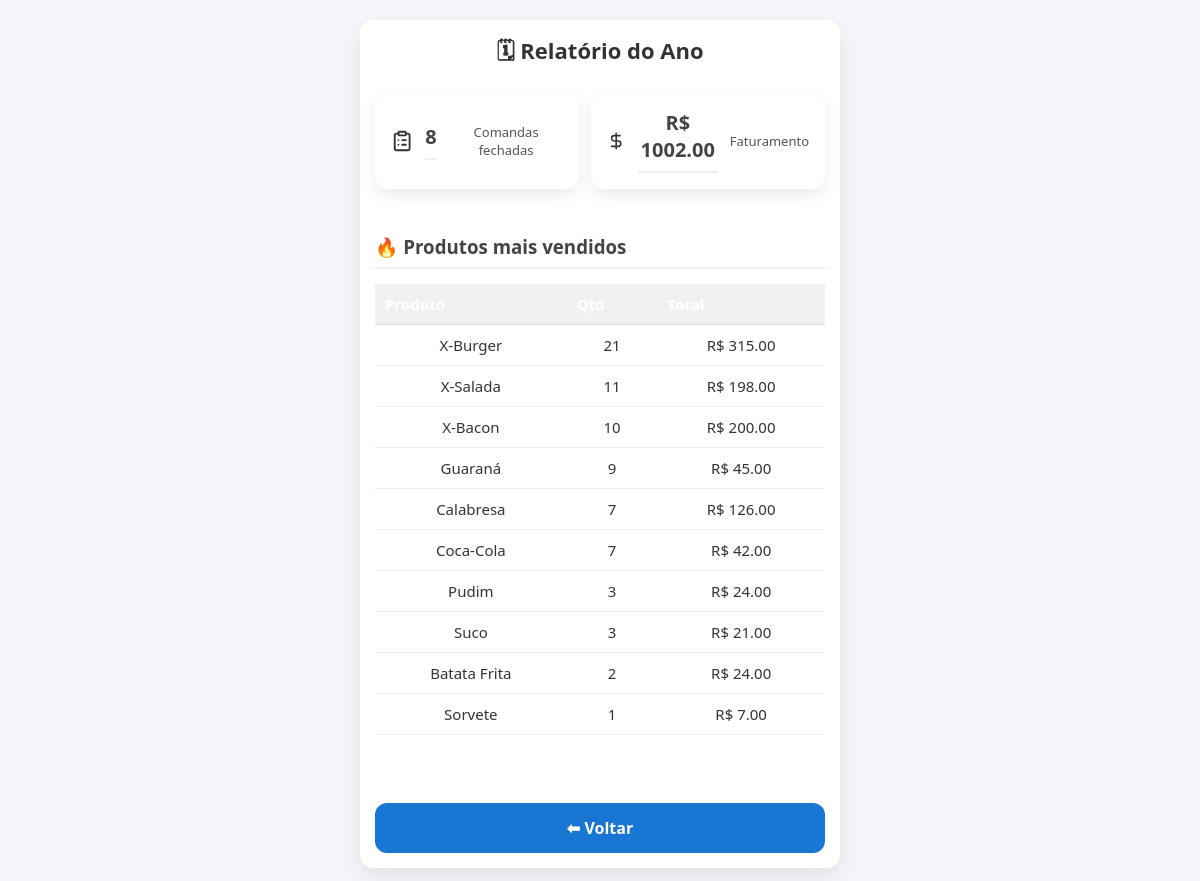
The page /relatorio/ano (signed in) on the database its author committed.
### tables this page shows
CREATE TABLE produtos (
        id INTEGER PRIMARY KEY AUTOINCREMENT,
        nome TEXT,
        preco REAL,
        categoria_id INTEGER
    );

### app.py (the view)
@app.route("/relatorio/<tipo>")
def relatorio(tipo):
    if not login_required():
        return redirect("/login")
    if not gerente_required():
        return redirect("/")
    from datetime import date
    hoje = date.today()
    if tipo == "dia":
        filtro = "c.data = ?"
        valor = hoje.strftime("%Y-%m-%d")
        titulo = "📅 Relatório de Hoje"
    elif tipo == "mes":
        filtro = "strftime('%Y-%m', c.data) = ?"
        valor = hoje.strftime("%Y-%m")
        titulo = "📆 Relatório do Mês"
    elif tipo == "ano":
        filtro = "strftime('%Y', c.data) = ?"
        valor = hoje.strftime("%Y")
        titulo = "🗓 Relatório do Ano"
    else:
        return redirect("/")
    con = conectar()
    cur = con.cursor()
    cur.execute(f"""
        SELECT
            COUNT(DISTINCT c.id) AS total_comandas,
            SUM(i.qtd * i.preco) AS faturamento
        FROM comandas c
        JOIN itens_comanda i ON i.comanda_id = c.id
        WHERE c.aberta = 0 AND {filtro}
    """, (valor,))
    resumo = cur.fetchone()
    cur.execute(f"""
        SELECT
            p.nome,
            SUM(i.qtd) AS quantidade,
            SUM(i.qtd * i.preco) AS total
        FROM itens_comanda i
        JOIN produtos p ON p.id = i.produto_id
        JOIN comandas c ON c.id = i.comanda_id
        WHERE c.aberta = 0 AND {filtro}
        GROUP BY p.id
        ORDER BY quantidade DESC
    """, (valor,))
    produtos = cur.fetchall()
    con.close()
    return render_template(
        "relatorio.html",
        titulo=titulo,
        resumo=resumo,
        produtos=produtos
    )

### app.py (called while the page is built)
def conectar():
    con = sqlite3.connect("database.db")
    con.row_factory = sqlite3.Row
    return con

def login_required():
    return session.get("logado") is True

def gerente_required():
    return session.get("tipo") == "gerente"

### templates/relatorio.html (shortened to what this page needs)
<!DOCTYPE html>
<html lang="pt-br">
<head>
    <link rel="stylesheet" href="{{ url_for('static', filename='style.css') }}">
</head>
<body>
<div class="container">
    <h2>{{ titulo }}</h2>
    <div class="cards">
        <div class="card">
            <i data-lucide="clipboard-list"></i>
            <h3>{{ resumo.total_comandas or 0 }}</h3>
            <span>Comandas fechadas</span>
        </div>
        <div class="card">
            <i data-lucide="dollar-sign"></i>
            <h3>R$ {{ "%.2f"|format(resumo.faturamento or 0) }}</h3>
            <span>Faturamento</span>
        </div>
    </div>
    <h3>🔥 Produtos mais vendidos</h3>
    {% if produtos %}
    <table>
        <tr>
            <th>Produto</th>
            <th>Qtd</th>
            <th>Total</th>
        </tr>
        {% for p in produtos %}
        <tr>
            <td>{{ p.nome }}</td>
            <td>{{ p.quantidade }}</td>
            <td>R$ {{ "%.2f"|format(p.total) }}</td>
        </tr>
        {% endfor %}
    </table>
    {% else %}
        <p>Nenhuma venda no período.</p>
    {% endif %}
    <br>
    <a href="/" class="btn-voltar">⬅ Voltar</a>
</div>
</body>
</html>

### static/style.css (style rules this page uses)
* { margin: 0; padding: 0; box-sizing: border-box; font-family: Arial, Helvetica, sans-serif; }
body { background: #f2f2f2; }
.container { max-width: 900px; margin: 20px auto; background: #fff; padding: 20px; border-radius: 12px; box-shadow: 0 4px 12px rgba(0,0,0,0.1); }
h2 { text-align: center; margin-bottom: 20px; }
table { width: 100%; border-collapse: collapse; margin-top: 15px; }
th, td { padding: 10px; border-bottom: 1px solid #ddd; text-align: center; }
th { background: #27ae60; color: #fff; }
.btn-voltar { display: block; margin-top: 15px; text-align: center; text-decoration: none; }
.container { max-width: 450px; margin: auto; padding: 20px; }
.btn-voltar { display: block; text-align: center; text-decoration: none; color: #555; }
* { box-sizing: border-box; font-family: 'Segoe UI', Arial, sans-serif; }
body { background: #f4f6f9; margin: 0; padding: 20px; color: #333; }
.container { max-width: 900px; margin: auto; background: #fff; padding: 25px; border-radius: 14px; box-shadow: 0 10px 25px rgba(0,0,0,0.08); }
h2 { margin-top: 0; text-align: center; font-size: 28px; }
h3 { margin-top: 30px; padding-bottom: 8px; border-bottom: 2px solid #eee; color: #444; }
a { text-decoration: none; }
.btn-voltar { display: inline-block; margin-top: 30px; padding: 12px 18px; background: #607d8b; color: #fff; border-radius: 10px; font-weight: bold; }
.container { max-width: 1000px; margin: auto; padding: 20px; }
.cards { display: grid; grid-template-columns: repeat(auto-fit, minmax(220px, 1fr)); gap: 15px; margin-bottom: 30px; }
.card { background: #fff; border-radius: 12px; padding: 20px; text-align: center; box-shadow: 0 4px 12px rgba(0,0,0,.08); }
.card h3 { margin: 8px 0; font-size: 22px; }
.card span { color: #777; }
table { width: 100%; border-collapse: collapse; margin-bottom: 30px; }
th { background: #f5f5f5; text-align: left; padding: 10px; }
td { padding: 10px; border-bottom: 1px solid #eee; }
.btn-voltar { display: inline-block; padding: 10px 16px; background: #222; color: #fff; border-radius: 8px; text-decoration: none; }
.container { max-width: 800px; margin: auto; font-family: Arial; }
.card { background: #fff; padding: 15px; margin-bottom: 15px; border-radius: 10px; box-shadow: 0 0 10px #ddd; }
.container { max-width: 100%; padding: 15px; }
h2 { text-align: center; font-size: 22px; }
.cards { display: grid; grid-template-columns: 1fr; gap: 12px; margin-bottom: 20px; }
.card { background: #ffffff; border-radius: 14px; padding: 16px; display: flex; align-items: center; gap: 12px; box-shadow: 0 6px 16px rgba(0,0,0,0.08); }
.card h3 { margin: 0; font-size: 20px; }
.card span { font-size: 13px; color: #555; }
table { width: 100%; border-collapse: collapse; font-size: 14px; margin-bottom: 20px; }
th { background: #f1f1f1; text-align: left; padding: 10px; }
.btn-voltar { display: block; width: 100%; text-align: center; background: #1976d2; color: white; padding: 14px; border-radius: 12px; text-decoration: none; font-weight: bold; }
@media (min-width: 768px) { .container { max-width: 900px; margin: auto; } }
@media (min-width: 768px) { .cards { grid-template-columns: repeat(2, 1fr); } }
@media (min-width: 768px) { table { font-size: 15px; } }
.container { max-width: 480px; margin: auto; padding: 15px; }

### rows shown on the page
produtos: nome "X-Burger", quantidade "21", total "315.00"
produtos: nome "X-Salada", quantidade "11", total "198.00"
produtos: nome "X-Bacon", quantidade "10", total "200.00"
produtos: nome "Guaraná", quantidade "9", total "45.00"
produtos: nome "Calabresa", quantidade "7", total "126.00"
produtos: nome "Coca-Cola", quantidade "7", total "42.00"
produtos: nome "Pudim", quantidade "3", total "24.00"
produtos: nome "Suco", quantidade "3", total "21.00"
produtos: nome "Batata Frita", quantidade "2", total "24.00"
produtos: nome "Sorvete", quantidade "1", total "7.00"

### other values the page prints
{{ titulo }} "🗓 Relatório do Ano"
{{ resumo.total_comandas or 0 }} "8"
{{ "%.2f"|format(resumo.faturamento or 0) }} "1002.00"
